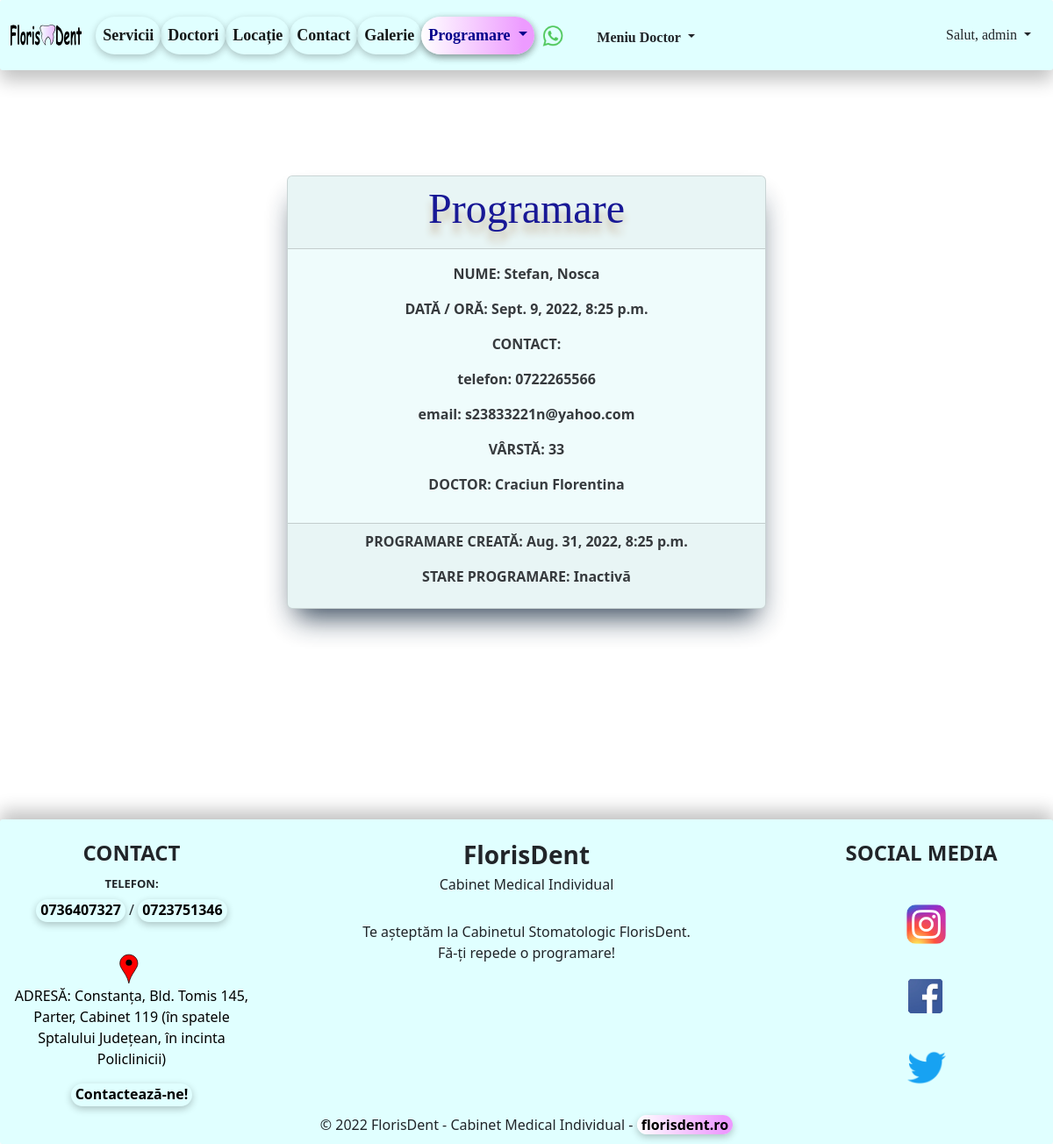
Page /detail_programare/33/ (signed in) on the earlier database version.
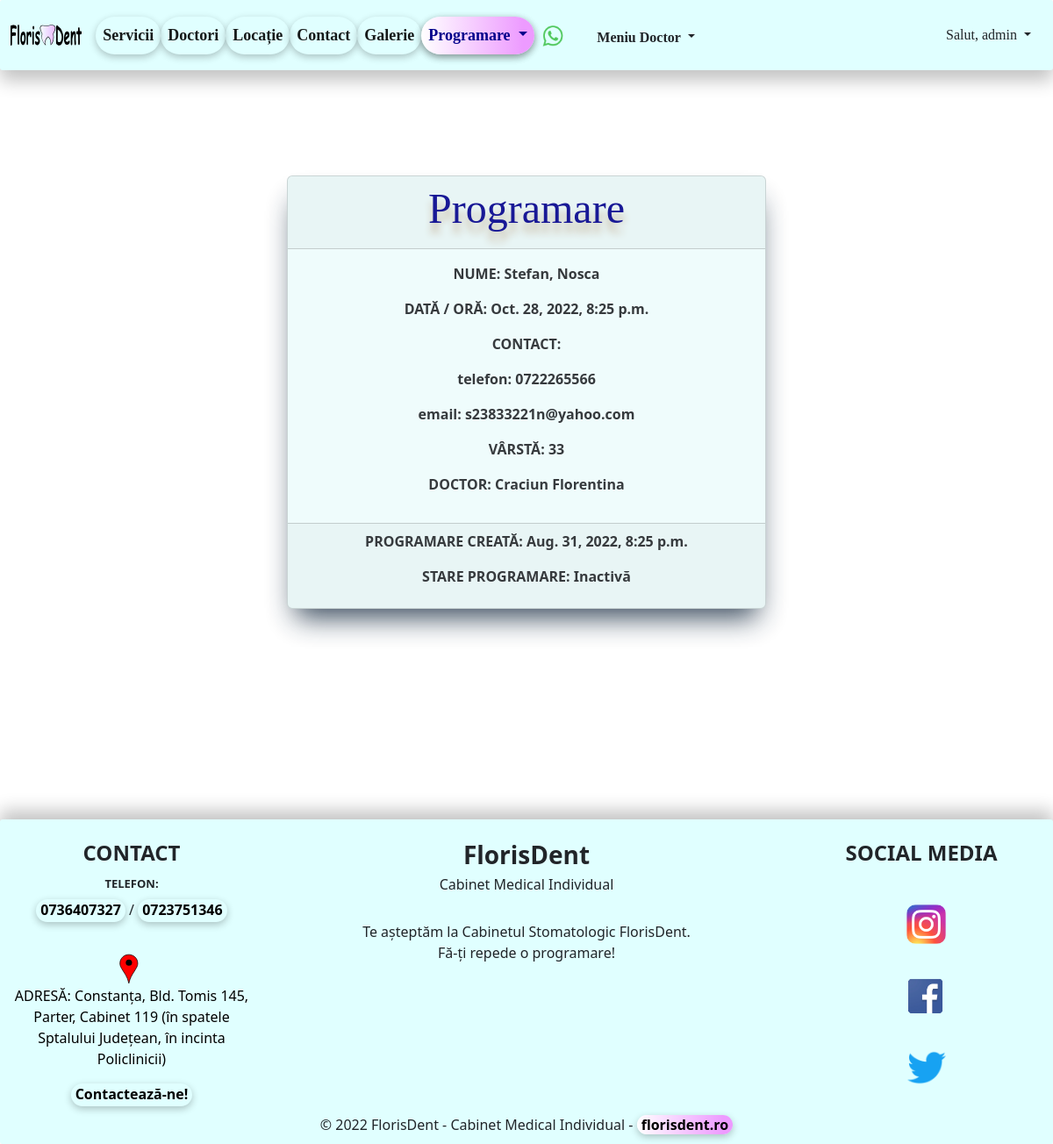
Same page on the later database version.
### programari/models.py (models this page shows, shortened)
class Programari(models.Model):
    prenume = models.CharField(max_length=30)
    nume = models.CharField(max_length=30)
    varsta = models.IntegerField()
    numar_telefon = models.CharField(blank=True, max_length=20)
    email = models.EmailField(blank=True, max_length=50)
    ora_programare = models.DateTimeField()
    doctor = models.ForeignKey(Doctor, on_delete=models.CASCADE, null=True)
    active = models.BooleanField(default=True)
    created_at = models.DateTimeField(auto_now_add=True)
    updated_at = models.DateTimeField(auto_now=True)

### doctori/models.py (models this page shows)
class Doctor(models.Model):
    nume_doctor = models.CharField(max_length=40)
    specializare = models.CharField(max_length=50)
    experienta = models.IntegerField()
    email = models.EmailField(blank=True, max_length=50)
    descriere = models.TextField(blank=True, max_length=300)
    varsta = models.IntegerField()
    image = models.ImageField(upload_to='images/doctori/', null=True, blank=True)
    active = models.BooleanField(default=True)
    created_at = models.DateTimeField(default=datetime.now)
    updated_at = models.DateTimeField(auto_now=True)
    def __str__(self):
        return f'{self.nume_doctor}'

### programari/views.py (the view)
# urls.py: path('detail_programare/<int:pk>/', views.ProgramariDetailView.as_view(), name='detail-programare'),
class ProgramariDetailView(LoginRequiredMixin, DetailView):
    template_name = 'programari/detail_programari.html'
    model = Programari

### templates/programari/detail_programari.html (shortened to what this page needs)
{% extends 'base.html' %}
{% block content %}
    <div class="container text-center">
        <div class="row">
            <div class="col-md-6 offset-md-3">
            <br><br><br>
                <div class="card"
                     style="opacity: 0.9; box-shadow: rgb(38, 57, 77) 0px 20px 30px -10px; width: auto; background-color: #eefcfc">
                    <div class="card-header">
                        <h3 class="my_header text-center">Programare</h3>
                    </div>
                    <div class="card-body">
                        <p style="font-weight: bold;">NUME: {{ programari.prenume }}, {{ programari.nume }}</p>
                        <p style="font-weight: bold;">DATĂ / ORĂ: {{ programari.ora_programare }}</p>
                        <p style="font-weight: bold;">CONTACT:</p>
                        <p style="font-weight: bold;"> telefon: {{ programari.numar_telefon }}</p>
                        <p style="font-weight: bold;">email: {{ programari.email }}</p>
                        <p style="font-weight: bold;">VÂRSTĂ: {{ programari.varsta }}</p>
                        <p style="font-weight: bold;">DOCTOR: {{ programari.doctor }}</p>
                    </div>
                    <div class="card-footer">
                        <p style="font-weight: bold;">PROGRAMARE CREATĂ: {{ programari.created_at }}</p>
                        <p style="font-weight: bold;">STARE PROGRAMARE: {% if programari.active is True %}
                            Activă
                        {% else %}
                            Inactivă
                        {% endif %}
                        </p>
                    </div>
                </div>
                <br><br>
            </div>
        </div>
    </div>
{% endblock %}

### templates/base.html (shortened to what this page needs)
{% load static %}
<!DOCTYPE html>
<html lang="en">
<head>
    <link href="{% static 'static/css/bootstrap.min.css' %}" rel="stylesheet">
    <link rel="stylesheet" href="{% static 'css/main.css' %}">
</head>
<body class="base_body">
{% include 'navbar.html' %}
<br><br><br>
{% block content %}{% endblock %}
<br><br><br><br><br><br><br><br>
</body>
{% include 'footer.html' %}
</html>

### templates/navbar.html (shortened to what this page needs)
{% load static %}
<nav class="navbar navbar-expand-sm sticky-top" style="background-color: #e0ffff; height: 80px">
    <div class="container-fluid">
        <a id="navbar-brand" class="navbar-brand" href="{% url 'home' %}" title="Prima Pagina FlorisDent">
            <img src="{% static 'images/florisdent_logo.svg' %}"
                 style="height: 1.6rem;">
        </a>
        <br>
        <div class="collapse navbar-collapse" id="navbarSupportedContent">
            <ul class="navbar-nav me-auto mb-2 mb-lg-0">
                <li class="nav-item">
                    <a class="nav-link active" aria-current="page" href="{% url 'list-preturi' %}"
                       title="Vezi serviciile noastre!">Servicii</a>
                </li>
                <li class="nav-item">
                    <a class="nav-link active" aria-current="page" href="{% url 'list-of-doctori' %}"
                       title="Vezi doctorii nostri!">Doctori</a>
                </li>
                <li class="nav-item d-flex">
                    <a class="nav-link active" aria-current="page" href="{% url 'locatie' %}"
                       title="Vezi unde ne gasesti in Constanta">Locație
                    </a>
                </li>
                <li class="nav-item d-flex">
                    <a class="nav-link active" aria-current="page" href="{% url 'create-mesaj' %}"
                       title="Contacteaza-ne!">Contact
                    </a>
                </li>
                <li class="nav-item d-flex">
                    <a class="nav-link active" aria-current="page" href="{% url 'galerie' %}"
                       title="Vezi Galeria FlorisDent!">Galerie
                    </a>
                </li>
                <li class="nav-item dropdown">
                    <a class="nav-link dropdown-toggle" href="#" role="button" data-bs-toggle="dropdown"
                       aria-expanded="false" title="Fă o programare!" style="color: darkblue; box-shadow: rgba(0, 0, 0, 0.24) 0px 3px 8px;
                        border-radius: 25px; background: rgb(252,252,252); background: linear-gradient(90deg, rgba(255,255,255,1) 0%, rgba(237,155,255,1) 90%);">
                        Programare
                    </a>
                </li>
                <a class="navbar-brand"
                   href="https://api.whatsapp.com/send?phone=+40736407327&text=Buna ziua, as dori o programare, ma puteti ajuta?"
                   title="Contacteaza-ne prin WhatsApp">
                    <img src="{% static 'images/wapp.png' %}" style="height: 25px; padding-top: 1px">
                </a>
                {% if user.is_authenticated %}
                    <div class="dropdown">
                    <button class="btn b_doctor dropdown-toggle" type="button" data-bs-toggle="dropdown"
                            aria-expanded="false" title="Vezi Meniul Doctorului">
                        Meniu Doctor
                    </button>
                {% endif %}
                </div>
            </ul>
            {% if user.is_authenticated %}
                <div class="dropdown">
                    <button class="btn b_user dropdown-toggle" type="button" data-bs-toggle="dropdown"
                            aria-expanded="false">
                        Salut, {{ user }}
                    </button>
                </div>
            {% endif %}
        </div>
    </div>
</nav>

### templates/footer.html (shortened to what this page needs)
{% load static %}
<footer class="page-footer font-medium blue pt-4"
        style="position: static; width:100%; height: auto; padding-bottom: 0px; background-color: #e0ffff; height: 100%">
    <div class="container-fluid text-center text-md-left" style=" background-color: #e0ffff; height: 80px">
        <div class="row">
            <div class="col-md-3 mb-md-0 mb-3">
                <h4 class="text-uppercase" style="font-weight: bold;">Contact</h4>
                <ul class="list-unstyled">
                    <li style="display: block">
                        <p style="font-weight: bold; font-size: small; padding-bottom: 0rem; margin: 0.5rem; padding-top: 0.2rem">
                            TELEFON:</p>
                        <a type="button" class="footer-brand contact-button" href="tel:+40736407327"
                           title="Apelează-ne!" style="margin-top: 0rem; margin-bottom: 2rem">
                            0736407327</a> /
                        <a type="button" class="footer-brand contact-button" href="tel:+40723751346"
                           title="Apelează-ne!">
                            0723751346</a>
                    </li>
                    <li>
                        <a class="footer-brand" href="{% url 'locatie' %}" title="Vezi pe harta!">
                            <img src="{% static 'images/pin_maps.svg' %}" height="40"></a>
                    </li>
                    <li>
                        <p style="text-decoration: none; color: black">ADRESĂ: Constanța, Bld. Tomis 145, Parter, Cabinet 119
                            (în spatele Sptalului Județean, în incinta Policlinicii)
                        </p>
                    </li>
                    <li>
                        <a type="button" class="footer-brand contact-button" href="{% url 'create-mesaj' %}"
                           title="Scrie-ne!">
                            Contactează-ne!</a>
                    </li>
                </ul>
            </div>
            <div class="col-md-6 mt-md-0 mt-3">
                <h3 class="text" style="font-weight: bold;">FlorisDent</h3>
                <h6  class="text">Cabinet Medical Individual</h6>
                <br>
                <p style="margin-bottom: 0">Te așteptăm la Cabinetul Stomatologic FlorisDent.</p>
                    <p>Fă-ți repede o programare!</p>
            </div>
            <div class="col-md-3 mb-md-0 mb-3">
                <h4 class="text-uppercase" style="font-weight: bold;">Social Media</h4>
                <br>
                <ul class="list-unstyled">
                    <li>
                        <a class="footer-brand" href="https://www.instagram.com/florisdent/" title="Mergi pe pagina de Instagram">
                            <img src="{% static 'images/insta.png' %}" height="50rem"
                                 style=" padding-left: 10px; margin: 8px; padding-top: 5px">
                        </a>
                    </li>
                    <br>
                    <li>
                        <a class="footer-brand " href="https://www.facebook.com" title="Mergi pe pagina de Facebook">
                            <img src="{% static 'images/fbsvg.jpg' %}" height="50rem" style="padding-top: 5px">
                        </a>
                    </li>
                    <br>
                    <li>
                        <a class="footer-brand" href="https://www.twitter.com" title="Mergi pe pagina de Twitter">
                            <img src="{% static 'images/tweeter.png' %}" height="90rem"
                                 style=" padding-left: 11px; padding-bottom: 20px;">
                        </a>
                    </li>
                </ul>
            </div>
        </div>
    </div>
    <br><br><br><br>
    <div class="footer-copyright text-center gy-4 c-right"
         style=" background-color: #e0ffff; height: 90px; padding-top: 80px">©
        2022 FlorisDent - Cabinet Medical Individual -
        <a class="site-address" href="https:\\florisdent.ro" style="">florisdent.ro</a>
    </div>
    <br>
</footer>

### static/css/main.css (style rules this page uses)
.my_header { color: #00008b; font-size: xxx-large; font-family: Inder, Verdana, Paytone One; text-shadow: 0 11px 8px #c4b59d; }
.nav-link { font-size: large; }

### templates/navbar.html (style rules this page uses)
#navbar-brand { margin-bottom: 5px; padding-bottom: 5px; }
.navbar { border-radius: 3px; box-shadow: rgba(0, 0, 0, 0.24) 0px 12px 20px; width: 100%; float: left; margin: 0 0 0 0; padding: 0; margin-bottom: 3rem; }
.nav-item { font-weight: bold; font-size: smaller; font-family: "Microsoft Sans Serif"; margin: 0; box-shadow: rgba(0, 0, 0, 0.24) 0px 3px 8px; color: black; border-radius: 23px; }
.b_user { border-radius: 25px; font-family: "Microsoft Sans Serif"; }
.b_doctor { border-radius: 25px; font-family: "Microsoft Sans Serif"; font-size: medium; margin-top: 5px; margin-left: 0; font-weight: bold; }

### templates/footer.html (style rules this page uses)
.page-footer { border-radius: 3px; box-shadow: rgba(0, 0, 0, 0.24) 0px -10px 20px; }
.contact-button { font-weight: bold; box-shadow: rgba(0, 0, 0, 0.24) 0px 3px 8px; color: black; text-decoration: none; border-radius: 25px; padding-right: 5px; padding-left: 5px; padding-bottom: 2px; background: #e0ffff; }
.site-address { color: black; font-weight: bold; box-shadow: rgba(0, 0, 0, 0.24) 0px 3px 8px; text-decoration: none; border-radius: 25px; padding-right: 5px; padding-left: 5px; background: rgb(252,252,252); background:linear-gradient(90deg, rgba(255,255,255,1) 0%, rgba(237,155,255,1) 90%); }
.c-right { margin-top: 3.5rem; }

Differences in the rows shown:
changed Programari "Stefan": ora_programare "Sept. 9, 2022, 8:25 p.m." → "Oct. 28, 2022, 8:25 p.m."
